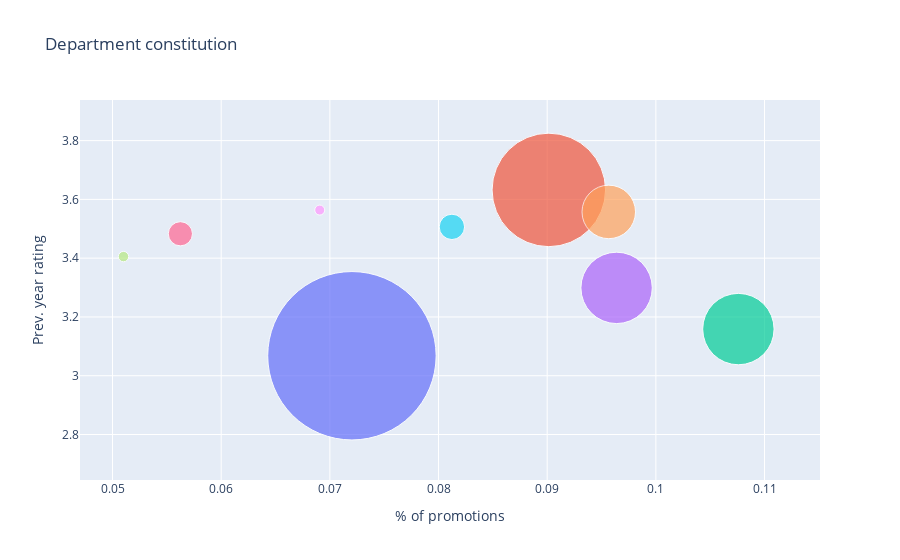

Source (notebook cell):
### Code cell
traces = [go.Scatter(x= df_department[df_department['department']==department]['percentage_promotions'],
                     y = df_department[df_department['department']==department]['mean_prev_year_rating'],
                     mode = 'markers',
                     marker_size = df_department[df_department['department']==department]['total_people']/100, 
                     hovertemplate='<b>{0}</b><br><br>'.format(department)+ 
                                '<b>T. People:</b> {0}<br>'.format(df_department[df_department['department']=="HR"]['total_people'].values[0]) + 
                                '<b>Promotion:</b> {0}%<br>'.format(round(df_department[df_department['department']==department]['percentage_promotions'].values[0]*100,2))+
                                '<b>Y. Ranking:</b> %{y:.1f}<br>',
                     showlegend = False,
                     name = ''
                    ) for department in df_department['department']]


data = traces
layout = go.Layout(title = "Department constitution", xaxis_title = "% of promotions", yaxis_title = "Prev. year rating")

fig = go.Figure(data = data, layout = layout)
fig.show()

### Figure 1 — Plotly figure (JSON) as saved in the notebook; plotly's stock layout.template omitted (floating-point values rounded to 4 significant figures)
{"data": [{"hovertemplate": "<b>Sales & Marketing</b><br><br><b>T. People:</b> 2418<br><b>Promotion:</b> 7.2%<br><b>Y. Ranking:</b> %{y:.1f}<br>", "marker": {"size": [168.4]}, "mode": "markers", "name": "", "showlegend": false, "type": "scatter", "x": [0.07203], "y": [3.068]}, {"hovertemplate": "<b>Operations</b><br><br><b>T. People:</b> 2418<br><b>Promotion:</b> 9.01%<br><b>Y. Ranking:</b> %{y:.1f}<br>", "marker": {"size": [113.5]}, "mode": "markers", "name": "", "showlegend": false, "type": "scatter", "x": [0.09015], "y": [3.632]}, {"hovertemplate": "<b>Technology</b><br><br><b>T. People:</b> 2418<br><b>Promotion:</b> 10.76%<br><b>Y. Ranking:</b> %{y:.1f}<br>", "marker": {"size": [71.38]}, "mode": "markers", "name": "", "showlegend": false, "type": "scatter", "x": [0.1076], "y": [3.159]}, {"hovertemplate": "<b>Procurement</b><br><br><b>T. People:</b> 2418<br><b>Promotion:</b> 9.64%<br><b>Y. Ranking:</b> %{y:.1f}<br>", "marker": {"size": [71.38]}, "mode": "markers", "name": "", "showlegend": false, "type": "scatter", "x": [0.09639], "y": [3.299]}, {"hovertemplate": "<b>Analytics</b><br><br><b>T. People:</b> 2418<br><b>Promotion:</b> 9.57%<br><b>Y. Ranking:</b> %{y:.1f}<br>", "marker": {"size": [53.52]}, "mode": "markers", "name": "", "showlegend": false, "type": "scatter", "x": [0.09567], "y": [3.557]}, {"hovertemplate": "<b>Finance</b><br><br><b>T. People:</b> 2418<br><b>Promotion:</b> 8.12%<br><b>Y. Ranking:</b> %{y:.1f}<br>", "marker": {"size": [25.36]}, "mode": "markers", "name": "", "showlegend": false, "type": "scatter", "x": [0.08123], "y": [3.506]}, {"hovertemplate": "<b>HR</b><br><br><b>T. People:</b> 2418<br><b>Promotion:</b> 5.62%<br><b>Y. Ranking:</b> %{y:.1f}<br>", "marker": {"size": [24.18]}, "mode": "markers", "name": "", "showlegend": false, "type": "scatter", "x": [0.05624], "y": [3.483]}, {"hovertemplate": "<b>Legal</b><br><br><b>T. People:</b> 2418<br><b>Promotion:</b> 5.1%<br><b>Y. Ranking:</b> %{y:.1f}<br>", "marker": {"size": [10.39]}, "mode": "markers", "name": "", "showlegend": false, "type": "scatter", "x": [0.05101], "y": [3.405]}, {"hovertemplate": "<b>R&D</b><br><br><b>T. People:</b> 2418<br><b>Promotion:</b> 6.91%<br><b>Y. Ranking:</b> %{y:.1f}<br>", "marker": {"size": [9.99]}, "mode": "markers", "name": "", "showlegend": false, "type": "scatter", "x": [0.06907], "y": [3.564]}], "layout": {"title": {"text": "Department constitution"}, "xaxis": {"title": {"text": "% of promotions"}}, "yaxis": {"title": {"text": "Prev. year rating"}}}}
